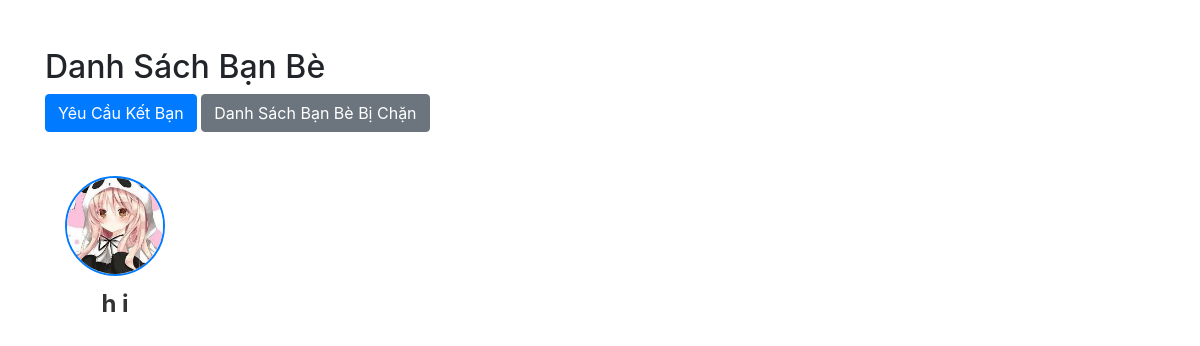
Screenshot of /friends/list_friends/ (signed in) with the database file from the repository.
### friends/models.py (models this page shows, shortened)
class Friend(models.Model):
    name = models.CharField(max_length=100,null=True)
    user = models.ForeignKey(User, related_name='friends', on_delete=models.CASCADE)
    friend = models.ForeignKey(User, related_name='friends_with', on_delete=models.CASCADE)

### authy/models.py (models this page shows, shortened)
class Profile(models.Model):
    user = models.OneToOneField(User, related_name='profile', on_delete=models.CASCADE)
    image = models.ImageField(upload_to="profile_pciture", null=True, default="default.jpg")
    cover_photo = models.ImageField(upload_to='cover_photos/', default='default_cover.jpg')
    first_name = models.CharField(max_length=200, null=True, blank=True)
    last_name = models.CharField(max_length=200, null=True, blank=True)
    bio = models.CharField(max_length=200, null=True, blank=True)
    location = models.CharField(max_length=200, null=True, blank=True)
    url = models.URLField(max_length=200, null=True, blank=True)
    favourite = models.ManyToManyField(Post, blank=True)
    blocked_friends = models.ManyToManyField('self', symmetrical=False, related_name='blocked_by', blank=True)
    is_private = models.BooleanField(default=False)  # Trường riêng tư

### friends/views.py (the view)
# urls.py: path('list_friends/', list_friends, name='list_friends'),
@login_required
def list_friends(request):
    if request.user.is_authenticated:
        friends = Friend.objects.filter(user=request.user).exclude(friend=request.user).select_related('friend__profile')
        return render(request, 'friends/list_friends.html', {'friends': friends})
    else:
        return redirect('sign-in')

### friends/templates/friends/list_friends.html (shortened to what this page needs)
<!DOCTYPE html>
<html lang="vi">
<head>
    <link rel="stylesheet" href="https://stackpath.bootstrapcdn.com/bootstrap/4.5.2/css/bootstrap.min.css">
</head>
<body>
    <div class="container mt-5">
        <h2>Danh Sách Bạn Bè</h2>
        <a style="text-decoration: none;" href="{% url 'friend_requests' %}" class="btn btn-primary profile-edit-btn">Yêu Cầu Kết Bạn</a>
        <a style="text-decoration: none;" href="{% url 'list_block_friends' %}" class="btn btn-secondary profile-edit-btn">Danh Sách Bạn Bè Bị Chặn</a>
        {% if friends %}
            <ul class="list-unstyled d-flex flex-wrap mt-4">
                {% for friend in friends %}
                <li class="friend">
                    <a href="{% url 'profile' friend.friend.username %}"><img src="{{ friend.friend.profile.image.url }}" alt="{{ friend.friend.username }}" class="friend-image"></a>
                    <p class="friend-name">{{ friend.friend.profile.first_name }} {{ friend.friend.profile.last_name }}</p>
                </li>
                {% endfor %}
            </ul>
        {% else %}
            <p>Hiện không có bạn bè nào.</p>
        {% endif %}
    </div>
</body>
</html>

### friends/templates/friends/list_friends.html (style rules this page uses)
.friend { text-align: center; margin: 20px; transition: transform 0.2s; }
.friend-image { width: 100px; height: 100px; border-radius: 50%; object-fit: cover; border: 2px solid #007bff; }
.friend-name { margin-top: 10px; font-size: 1.5em; font-weight: bold; color: #333; }

### rows the page displays
Friend: friend.profile.image (picture), friend.profile.first_name "h", friend.profile.last_name "i"
